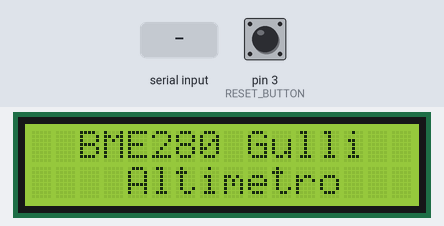
Simulated run of this sketch. Board: Arduino Uno, built with avr-gcc and run on an emulated ATmega328P. On the bench: 16×2 character LCD. The test bench sets the inputs (shaded band); at power-on: pin 3 (RESET_BUTTON) HIGH. What the sketch prints to the serial monitor is not drawn.

Above: at 0.1 s.
At 4.2 s:
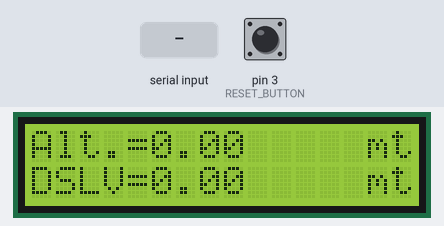
4.3 s: "90,45\n" received over Serial
6.7 s: "a90\n" received over Serial
9.3 s: "p90\n" received over Serial
Timing chart, 0 to 12.3 s (numbered marks = the images above; inputs shaded):
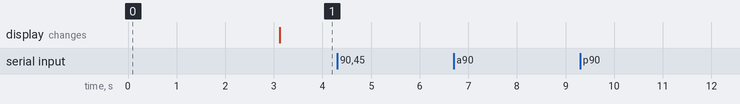

The sketch:

bme280altimetro.ino
```cpp
// (licence header left out)
/*
Tabella Connessioni
BME280              ->  Arduino
-------------------------------
Vin (Voltage In)    ->  3.3V
Gnd (Ground)        ->  GND
SDA (Serial Data)   ->  A4 on Uno/Pro-Mini, 20 on Mega2560/Due, 2 Leonardo/Pro-Micro
SCK (Serial Clock)  ->  A5 on Uno/Pro-Mini, 21 on Mega2560/Due, 3 Leonardo/Pro-Micro
 */

/* ==== Includes ==== */
#include <BME280I2C.h>
#include <Wire.h>             // Needed for legacy versions of Arduino.
#include <LiquidCrystal_I2C.h> // Libreria per LCD con interfaccia I2C
/* ====  END Includes ==== */

/* ==== Defines ==== */
#define SERIAL_BAUD 115200
#define RESET_BUTTON 3
/* ==== END Defines ==== */

/*
Connessioni del sensore BME280
Sensore             ->  Arduino
-----------------------------
Vin (Voltage In)    ->  3.3V
Gnd (Ground)        ->  Gnd
SDA (Serial Data)   ->  A4 on Uno/Pro-Mini, 20 on Mega2560/Due, 2 Leonardo/Pro-Micro
SCK (Serial Clock)  ->  A5 on Uno/Pro-Mini, 21 on Mega2560/Due, 3 Leonardo/Pro-Micro
 */


/* Global Variables */

// definisco oggetto BME280I2C con settaggi adatti per una misura si precisione della pressione
BME280I2C bme(2, 1, 5, 3, 0, 4); // Indoor Navigation : normal mode, standby time = 0.5ms
                                // pressure ×16, temperature ×2, humidity ×1, filter = x16
                                // Current Consumption = 633 μA
                                // RMS Noise = 0.2 Pa/1.7 cm
                                // Data Output Rate = 25Hz
                                // Filter Bandwidth = 0.53 Hz
                                // Response Time (75%) = 0.9 s

//definisco oggetto lcd del tipo LiquidCrystal_I2C su bus I2C all'indirizzo 0X3F
LiquidCrystal_I2C lcd(0x3F, 16, 2);


// flag che determina l'uso di unità di misura metriche o imperiali
bool metric = true;

// altitudine di riferimento
float refAltitudine=0;

// altitudine corrente
float altitudine=0.0;

// pressione a livello del mare
float seaLevelPressure=1013.25; //millibar

// pressione corrente
float pressure=0.0;

//dislivello calcolato rispetto ad altitudine di riferimento
float dislivello=0.0;

/* ==== END Global Variables ==== */


void setup() {

  pinMode(RESET_BUTTON,INPUT_PULLUP);
  Serial.begin(SERIAL_BAUD);
  while(!Serial) {} // Wait
  while(!bme.begin()){
    Serial.println("Could not find BME280I2C sensor!");
    delay(1000);
  }

  // set up LCD here
  lcd.begin();
  lcd.backlight();
  // Sposto il cursore nella prima colonna, prima riga
  lcd.setCursor(0, 0);
  lcd.print("  BME280 Gulli ");
  // Sposto il cursore nella prima colonna, seconda riga
  lcd.setCursor(0, 1);
  lcd.print("    Altimetro   ");
  delay(3000);
  lcd.clear();

// imposto valore iniziale per altitudine di riferimento
  refAltitudine=altitudine=bme.alt(metric,seaLevelPressure*100);
}

void loop() {

// controllo se ci sono comandi da seriale per calibrare l'altimetro
  if (Serial.available()){

    switch(Serial.peek()){
      case 'a':
      Serial.read();
      Serial.println("Inserisci l'altitudine in mt.");
      while(!Serial.available());

      // leggo altitudine nota
      altitudine=Serial.parseFloat();
      //calcolo pressione SLM che corrisponde alla altitudine inserita
      seaLevelPressure=bme.sealevel(altitudine);
      break;
      case 'p':
      Serial.read();
      Serial.println("Inserisci la pressione SLM in mbar.");
      while(!Serial.available());
      seaLevelPressure=Serial.parseFloat();
      break;
      default:
      Serial.read();
      Serial.println("Comando non valido");
      break;
      }
  }


// leggo l'altitudine dal sensore BME280  in base al valore della pressione corrente e della pressione SLM
  altitudine=bme.alt(metric,seaLevelPressure*100);
// calcolo il dislivello
  dislivello=bme.alt(metric,seaLevelPressure*100)-refAltitudine;

 // se il bottone è premuto salvo l'attuale altezza come riferimento per il calcolo del dislivello
  if (!digitalRead(RESET_BUTTON)){
  refAltitudine=bme.alt(metric,seaLevelPressure*100);
  }


  //visualizzo su seriale
  Serial.print("Altitudine");
  Serial.print(altitudine);
  Serial.println(" mt.");
  Serial.print("Dislivello");
  Serial.println(dislivello);
  Serial.println("-------------------");

  //visualizzo su modulo LCD
  // Sposto il cursore nella prima colonna, prima riga
  lcd.setCursor(0, 0);
  lcd.print("Alt.=");
  lcd.print(altitudine);
  lcd.setCursor(14, 0);
  lcd.print("mt");

 // Sposto il cursore nella prima colonna, seconda riga
  lcd.setCursor(0, 1);
  lcd.print("DSLV=");
  lcd.print(dislivello);
  lcd.setCursor(14, 1);
  lcd.print("mt");
  delay(500);
}
```

Measured:
- after the input at 4.3 s, every drawn part: stays the same
- after the input at 6.7 s, every drawn part: stays the same
- after the input at 9.3 s, every drawn part: stays the same
